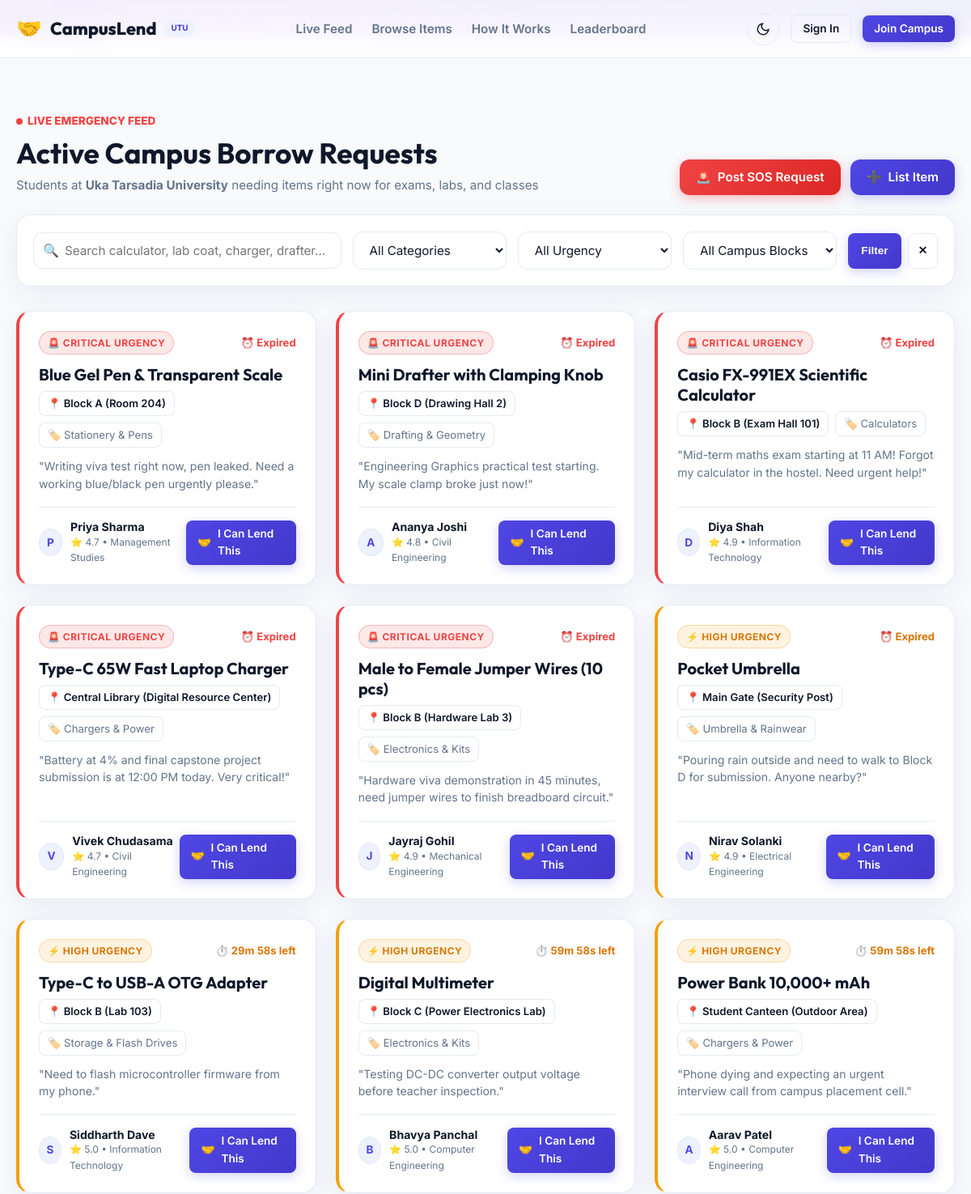
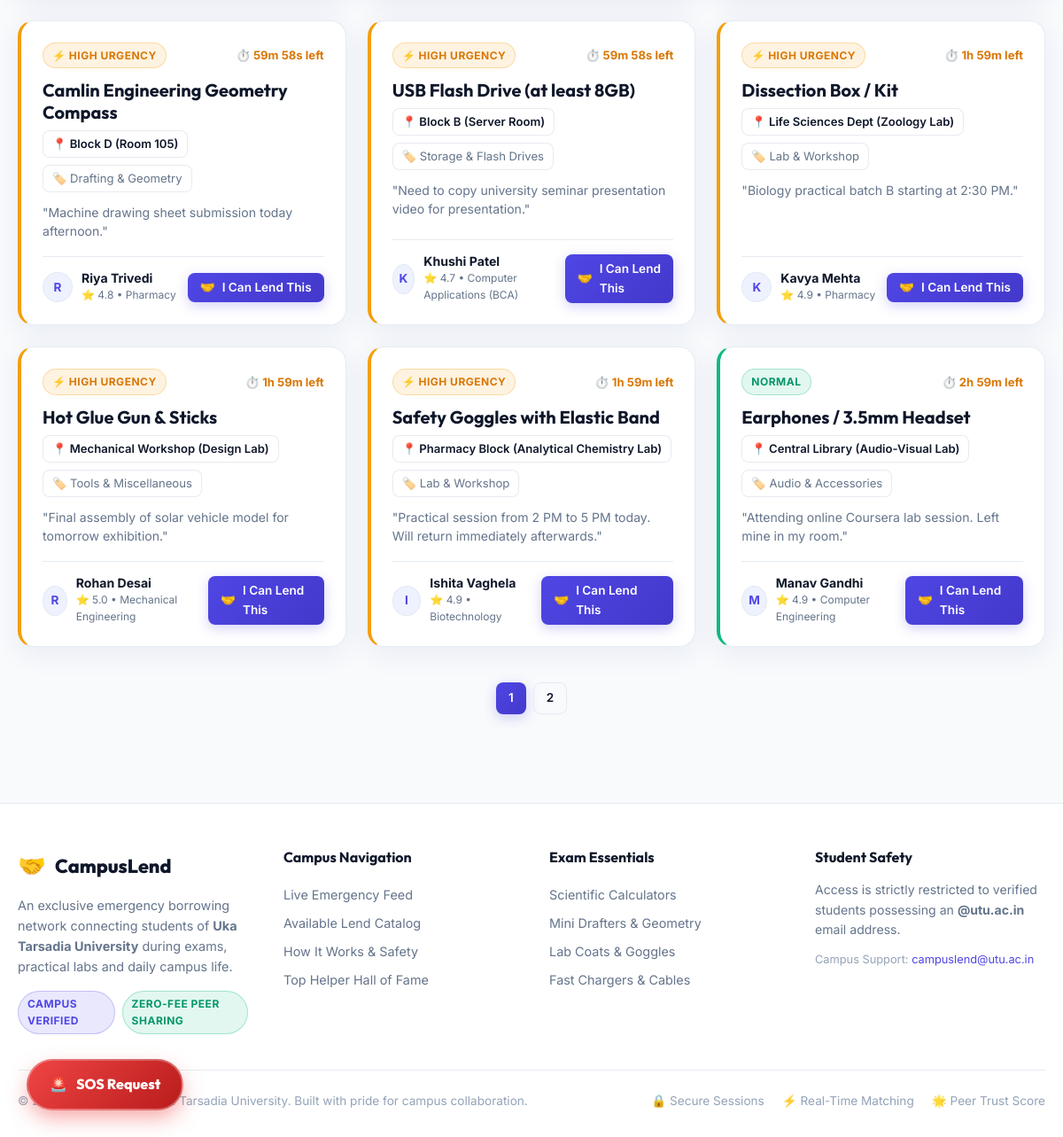
The app's page /feed with its own data (2 pictures, top to bottom).
### tables this page shows
CREATE TABLE `requests` (
    `id` INT AUTO_INCREMENT PRIMARY KEY,
    `user_id` INT NOT NULL,
    `category_id` INT NOT NULL,
    `item_name` VARCHAR(150) NOT NULL,
    `urgency` ENUM('Critical', 'High', 'Normal') NOT NULL DEFAULT 'Normal',
    `campus_block` VARCHAR(50) NOT NULL,
    `room_location` VARCHAR(100) NOT NULL,
    `needed_by` DATETIME NOT NULL,
    `note` TEXT NULL,
    `status` ENUM('open', 'offered', 'matched', 'fulfilled', 'expired', 'cancelled') NOT NULL DEFAULT 'open',
    `created_at` TIMESTAMP DEFAULT CURRENT_TIMESTAMP,
    `updated_at` TIMESTAMP DEFAULT CURRENT_TIMESTAMP ON UPDATE CURRENT_TIMESTAMP,
    INDEX `idx_requests_user` (`user_id`),
    INDEX `idx_requests_category` (`category_id`),
    INDEX `idx_requests_urgency` (`urgency`),
    INDEX `idx_requests_status` (`status`),
    INDEX `idx_requests_block` (`campus_block`),
    INDEX `idx_requests_needed_by` (`needed_by`),
    CONSTRAINT `fk_requests_user` FOREIGN KEY (`user_id`) REFERENCES `users` (`id`) ON DELETE CASCADE,
    CONSTRAINT `fk_requests_category` FOREIGN KEY (`category_id`) REFERENCES `categories` (`id`) ON DELETE RESTRICT
);

CREATE TABLE `categories` (
    `id` INT AUTO_INCREMENT PRIMARY KEY,
    `name` VARCHAR(100) NOT NULL UNIQUE,
    `slug` VARCHAR(100) NOT NULL UNIQUE,
    `icon` VARCHAR(50) NOT NULL DEFAULT 'box',
    `description` VARCHAR(255) NULL,
    `created_at` TIMESTAMP DEFAULT CURRENT_TIMESTAMP
);

CREATE TABLE `users` (
    `id` INT AUTO_INCREMENT PRIMARY KEY,
    `full_name` VARCHAR(100) NOT NULL,
    `email` VARCHAR(150) NOT NULL UNIQUE,
    `password_hash` VARCHAR(255) NOT NULL,
    `enrollment_no` VARCHAR(50) NOT NULL UNIQUE,
    `department` VARCHAR(100) NOT NULL,
    `year_of_study` VARCHAR(30) NOT NULL DEFAULT '1st Year',
    `phone` VARCHAR(25) NOT NULL,
    `avatar` VARCHAR(255) DEFAULT 'default_avatar.svg',
    `role` ENUM('student', 'admin') NOT NULL DEFAULT 'student',
    `is_verified` TINYINT(1) NOT NULL DEFAULT 0,
    `is_banned` TINYINT(1) NOT NULL DEFAULT 0,
    `trust_score` DECIMAL(3, 2) NOT NULL DEFAULT 5.00,
    `total_ratings` INT NOT NULL DEFAULT 0,
    `remember_token` VARCHAR(255) NULL,
    `created_at` TIMESTAMP DEFAULT CURRENT_TIMESTAMP,
    `updated_at` TIMESTAMP DEFAULT CURRENT_TIMESTAMP ON UPDATE CURRENT_TIMESTAMP,
    INDEX `idx_users_email` (`email`),
    INDEX `idx_users_enrollment` (`enrollment_no`),
    INDEX `idx_users_role` (`role`),
    INDEX `idx_users_verified` (`is_verified`)
);

### app/views/pages/requests/feed.php (the view, shortened to what the rows shown need)
<div class="feed-page">
    <div style="display: flex; flex-wrap: wrap; justify-content: space-between; align-items: flex-end; gap: 20px; margin-bottom: 24px;">
        <div>
            <div style="display: inline-flex; align-items: center; gap: 6px; color: #ef4444; font-weight: 800; font-size: 0.85rem; text-transform: uppercase; margin-bottom: 6px;">
                <span style="width: 8px; height: 8px; border-radius: 50%; background: #ef4444; animation: pulse-critical 1.5s infinite;"></span>
                Live Emergency Feed
            </div>
            <h1 style="font-size: 2.2rem; margin-bottom: 6px;">Active Campus Borrow Requests</h1>
            <p style="color: var(--text-muted); font-size: 0.95rem;">
                Students at <strong><?= e($campusName) ?></strong> needing items right now for exams, labs, and classes
            </p>
        </div>
        <div style="display: flex; gap: 12px;">
            <a href="<?= url('/requests/create?urgent=1') ?>" class="btn btn-urgent">
                <span>🚨</span> Post SOS Request
            </a>
            <a href="<?= url('/items/create') ?>" class="btn btn-primary">
                <span>➕</span> List Item
            </a>
        </div>
    </div>
    <div class="glass-card" style="padding: 20px; border-radius: var(--radius-lg); margin-bottom: 30px;">
        <form method="GET" action="<?= url('/feed') ?>" id="feed-filter-form" style="display: grid; grid-template-columns: 2fr 1fr 1fr 1fr auto; gap: 14px; align-items: center;" class="filter-grid">
            <div style="position: relative;">
                <input
                    type="text"
                    name="search"
                    id="search-input"
                    class="form-control"
                    placeholder="Search calculator, lab coat, charger, drafter..."
                    value="<?= e($filters['search']) ?>"
                    style="padding-left: 38px;"
                >
                <span style="position: absolute; left: 12px; top: 50%; transform: translateY(-50%); color: var(--text-muted);">🔍</span>
            </div>
            <select name="category" class="form-control" onchange="this.form.submit()">
                <option value="all">All Categories</option>
            </select>
            <select name="urgency" class="form-control" onchange="this.form.submit()">
                <option value="all">All Urgency</option>
            </select>
            <select name="block" class="form-control" onchange="this.form.submit()">
                <option value="all">All Campus Blocks</option>
            </select>
            <div style="display: flex; gap: 8px;">
                <button type="submit" class="btn btn-primary btn-sm" style="padding: 10px 16px;">Filter</button>
                <a href="<?= url('/feed') ?>" class="btn btn-outline btn-sm" style="padding: 10px 12px;" title="Reset filters">✕</a>
            </div>
        </form>
    </div>
    <div style="display: grid; grid-template-columns: repeat(auto-fill, minmax(340px, 1fr)); gap: 24px; margin-bottom: 40px;">
        <?php if (!empty($requests)): ?>
            <?php foreach ($requests as $req): ?>
                <?php
                    $targetSec = strtotime($req['needed_by']);
                    $isCritical = $req['urgency'] === 'Critical';
                ?>
                <div class="glass-card" style="padding: 24px; display: flex; flex-direction: column; justify-content: space-between; position: relative; border-left: 4px solid <?= $isCritical ? 'var(--urgent-red)' : ($req['urgency'] === 'High' ? '#f59e0b' : '#10b981') ?>;">
                    <div>
                        <div style="display: flex; justify-content: space-between; align-items: center; margin-bottom: 12px;">
                            <span class="badge badge-<?= strtolower($req['urgency']) ?>">
                                <?= $isCritical ? '🚨 Critical Urgency' : ($req['urgency'] === 'High' ? '⚡ High Urgency' : 'Normal') ?>
                            </span>
                            <span class="countdown-badge" data-countdown="<?= $targetSec ?>" style="font-size: 0.82rem; font-weight: 700; color: <?= $isCritical ? '#ef4444' : '#d97706' ?>;">
                            </span>
                        </div>
                        <h2 style="font-size: 1.25rem; margin-bottom: 8px;">
                            <a href="<?= url('/requests/view?id=' . $req['id']) ?>" style="color: var(--text-main);">
                                <?= e($req['item_name']) ?>
                            </a>
                        </h2>
                        <div style="display: flex; flex-wrap: wrap; gap: 8px; font-size: 0.82rem; margin-bottom: 12px;">
                            <span style="background: var(--bg-surface); border: 1px solid var(--border-glass); padding: 4px 10px; border-radius: var(--radius-sm); font-weight: 600;">
                                📍 <?= e($req['campus_block']) ?> (<?= e($req['room_location']) ?>)
                            </span>
                            <span style="background: var(--bg-surface); border: 1px solid var(--border-glass); padding: 4px 10px; border-radius: var(--radius-sm); color: var(--text-muted);">
                                🏷️ <?= e($req['category_name']) ?>
                            </span>
                        </div>
                        <?php if (!empty($req['note'])): ?>
                            <p style="font-size: 0.88rem; color: var(--text-muted); line-height: 1.5; margin-bottom: 18px; display: -webkit-box; -webkit-line-clamp: 2; -webkit-box-orient: vertical; overflow: hidden;">
                                "<?= e($req['note']) ?>"
                            </p>
                        <?php endif; ?>
                    </div>
                    <div style="border-top: 1px solid var(--border-glass); padding-top: 16px; display: flex; justify-content: space-between; align-items: center;">
                        <div style="display: flex; align-items: center; gap: 10px;">
                            <div style="width: 34px; height: 34px; border-radius: 50%; background: var(--primary-light); color: var(--primary); display: flex; align-items: center; justify-content: center; font-weight: 700; font-size: 0.85rem; border: 1px solid var(--border-glass);">
                                <?= strtoupper(substr($req['student_name'], 0, 1)) ?>
                            </div>
                            <div>
                                <div style="font-size: 0.88rem; font-weight: 700; line-height: 1.2;"><?= e($req['student_name']) ?></div>
                                <div style="font-size: 0.75rem; color: var(--text-muted);">⭐ <?= number_format($req['trust_score'], 1) ?> • <?= e($req['department']) ?></div>
                            </div>
                        </div>
                        <a href="<?= url('/requests/view?id=' . $req['id']) ?>" class="btn btn-primary btn-sm">
                            <span>🤝</span> I Can Lend This
                        </a>
                    </div>
                </div>
            <?php endforeach; ?>
        <?php endif; ?>
    </div>
    <?php if ($pages > 1): ?>
        <div style="display: flex; justify-content: center; gap: 8px; margin-bottom: 40px;">
            <?php for ($p = 1; $p <= $pages; $p++): ?>
                <a href="<?= url('/feed?page=' . $p . '&category=' . urlencode($filters['category']) . '&urgency=' . urlencode($filters['urgency']) . '&block=' . urlencode($filters['block']) . '&search=' . urlencode($filters['search'])) ?>" class="btn btn-sm <?= $p === $page ? 'btn-primary' : 'btn-outline' ?>">
                    <?= $p ?>
                </a>
            <?php endfor; ?>
        </div>
    <?php endif; ?>
</div>

### app/helpers/Router.php (shortened to what the rows shown need)
<?php
class Router
{
    private static array $routes = [];
    private static function addRoute(string $method, string $path, array|callable $handler, array $middleware): void
    {
        $path = '/' . trim($path, '/');
        self::$routes[] = [
            'method' => strtoupper($method),
            'path' => $path,
            'handler' => $handler,
            'middleware' => $middleware,
        ];
    }
    public static function dispatch(): void
    {
        $requestMethod = $_SERVER['REQUEST_METHOD'] ?? 'GET';
        $uri = $_SERVER['REQUEST_URI'] ?? '/';
        $scriptName = dirname($_SERVER['SCRIPT_NAME'] ?? '');
        if ($scriptName !== '/' && $scriptName !== '\\' && str_starts_with($uri, $scriptName)) {
            $uri = substr($uri, strlen($scriptName));
        }
        $uri = '/' . trim($uri, '/');
        foreach (self::$routes as $route) {
            if ($route['method'] !== $requestMethod) {
                continue;
            }
            $pattern = preg_replace('/\{([a-zA-Z0-9_]+)\}/', '(?P<$1>[^/]+)', $route['path']);
            $pattern = '#^' . $pattern . '$#';
            if (preg_match($pattern, $uri, $matches)) {
                $params = array_filter($matches, 'is_string', ARRAY_FILTER_USE_KEY);
                self::executeHandler($route['handler'], $params);
                return;
            }
        }
    }
    private static function executeHandler(array|callable $handler, array $params): void
    {
        if (is_array($handler) && count($handler) === 2) {
            [$controllerClass, $method] = $handler;
            $controller = new $controllerClass();
            call_user_func_array([$controller, $method], array_values($params));
            return;
        }
        throw new Exception("Invalid route handler specified.");
    }
}

### records on screen
requests: urgency "🚨 CRITICAL URGENCY", item_name "Blue Gel Pen & Transparent Scale", campus_block "Block A", room_location "Room 204", category.name "Stationery & Pens", note "Writing viva test right now, pen leaked. Need a working blue/black pen urgently please.", user.full_name "P", user.full_name "Priya Sharma", user.trust_score "4.7", user.department "Management Studies"
requests: urgency "🚨 CRITICAL URGENCY", item_name "Mini Drafter with Clamping Knob", campus_block "Block D", room_location "Drawing Hall 2", category.name "Drafting & Geometry", note "Engineering Graphics practical test starting. My scale clamp broke just now!", user.full_name "A", user.full_name "Ananya Joshi", user.trust_score "4.8", user.department "Civil Engineering"
requests: urgency "🚨 CRITICAL URGENCY", item_name "Casio FX-991EX Scientific Calculator", campus_block "Block B", room_location "Exam Hall 101", category.name "Calculators", note "Mid-term maths exam starting at 11 AM! Forgot my calculator in the hostel. Need urgent help!", user.full_name "D", user.full_name "Diya Shah", user.trust_score "4.9", user.department "Information Technology"
requests: urgency "🚨 CRITICAL URGENCY", item_name "Type-C 65W Fast Laptop Charger", campus_block "Central Library", room_location "Digital Resource Center", category.name "Chargers & Power", note "Battery at 4% and final capstone project submission is at 12:00 PM today. Very critical!", user.full_name "V", user.full_name "Vivek Chudasama", user.trust_score "4.7", user.department "Civil Engineering"
requests: urgency "🚨 CRITICAL URGENCY", item_name "Male to Female Jumper Wires (10 pcs)", campus_block "Block B", room_location "Hardware Lab 3", category.name "Electronics & Kits", note "Hardware viva demonstration in 45 minutes, need jumper wires to finish breadboard circuit.", user.full_name "J", user.full_name "Jayraj Gohil", user.trust_score "4.9", user.department "Mechanical Engineering"
requests: urgency "⚡ HIGH URGENCY", item_name "Pocket Umbrella", campus_block "Main Gate", room_location "Security Post", category.name "Umbrella & Rainwear", note "Pouring rain outside and need to walk to Block D for submission. Anyone nearby?", user.full_name "N", user.full_name "Nirav Solanki", user.trust_score "4.9", user.department "Electrical Engineering"
requests: urgency "⚡ HIGH URGENCY", item_name "Type-C to USB-A OTG Adapter", campus_block "Block B", room_location "Lab 103", category.name "Storage & Flash Drives", note "Need to flash microcontroller firmware from my phone.", user.full_name "S", user.full_name "Siddharth Dave", user.trust_score "5.0", user.department "Information Technology"
requests: urgency "⚡ HIGH URGENCY", item_name "Digital Multimeter", campus_block "Block C", room_location "Power Electronics Lab", category.name "Electronics & Kits", note "Testing DC-DC converter output voltage before teacher inspection.", user.full_name "B", user.full_name "Bhavya Panchal", user.trust_score "5.0", user.department "Computer Engineering"
requests: urgency "⚡ HIGH URGENCY", item_name "Power Bank 10,000+ mAh", campus_block "Student Canteen", room_location "Outdoor Area", category.name "Chargers & Power", note "Phone dying and expecting an urgent interview call from campus placement cell.", user.full_name "A", user.full_name "Aarav Patel", user.trust_score "5.0", user.department "Computer Engineering"
requests: urgency "⚡ HIGH URGENCY", item_name "Camlin Engineering Geometry Compass", campus_block "Block D", room_location "Room 105", category.name "Drafting & Geometry", note "Machine drawing sheet submission today afternoon.", user.full_name "R", user.full_name "Riya Trivedi", user.trust_score "4.8", user.department "Pharmacy"
requests: urgency "⚡ HIGH URGENCY", item_name "USB Flash Drive (at least 8GB)", campus_block "Block B", room_location "Server Room", category.name "Storage & Flash Drives", note "Need to copy university seminar presentation video for presentation.", user.full_name "K", user.full_name "Khushi Patel", user.trust_score "4.7", user.department "Computer Applications (BCA)"
requests: urgency "⚡ HIGH URGENCY", item_name "Dissection Box / Kit", campus_block "Life Sciences Dept", room_location "Zoology Lab", category.name "Lab & Workshop", note "Biology practical batch B starting at 2:30 PM.", user.full_name "K", user.full_name "Kavya Mehta", user.trust_score "4.9", user.department "Pharmacy"
requests: urgency "⚡ HIGH URGENCY", item_name "Hot Glue Gun & Sticks", campus_block "Mechanical Workshop", room_location "Design Lab", category.name "Tools & Miscellaneous", note "Final assembly of solar vehicle model for tomorrow exhibition.", user.full_name "R", user.full_name "Rohan Desai", user.trust_score "5.0", user.department "Mechanical Engineering"
requests: urgency "⚡ HIGH URGENCY", item_name "Safety Goggles with Elastic Band", campus_block "Pharmacy Block", room_location "Analytical Chemistry Lab", category.name "Lab & Workshop", note "Practical session from 2 PM to 5 PM today. Will return immediately afterwards.", user.full_name "I", user.full_name "Ishita Vaghela", user.trust_score "4.9", user.department "Biotechnology"
requests: urgency "NORMAL", item_name "Earphones / 3.5mm Headset", campus_block "Central Library", room_location "Audio-Visual Lab", category.name "Audio & Accessories", note "Attending online Coursera lab session. Left mine in my room.", user.full_name "M", user.full_name "Manav Gandhi", user.trust_score "4.9", user.department "Computer Engineering"
